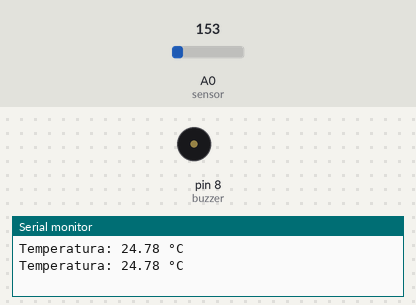
The sketch below on a simulated Arduino Uno, built with avr-gcc and run on an emulated ATmega328P. Shown: buzzer (waves = sounding), the last lines printed to the serial monitor. Inputs (shaded band) come from the test bench; at power-on: A0 (sensor) = 153.

Above: at 1.8 s.
1.9 s: A0 (sensor) set to 173
At 3.2 s:
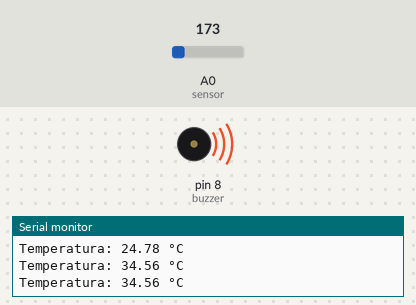
3.5 s: A0 (sensor) set to 165
Timing chart, 0 to 6.5 s (numbered marks = the images above; inputs shaded):
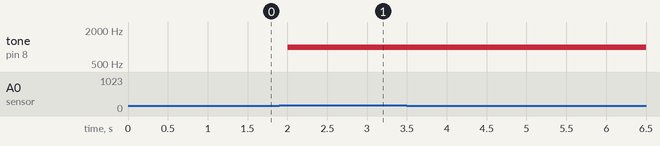

The sketch:

tmp36.ino
```cpp
int sensor = A0;     // sensor TMP36
int buzzer = 8;      // buzzer conectado al pin 8

float temperatura;
int limite = 30;     // temperatura límite en °C

void setup() {

  Serial.begin(9600);
  pinMode(buzzer, OUTPUT);

}

void loop() {

  int valor = analogRead(sensor);

  float voltaje = valor * (5.0 / 1023.0);

  // conversión para TMP36
  temperatura = (voltaje - 0.5) * 100;

  Serial.print("Temperatura: ");
  Serial.print(temperatura);
  Serial.println(" °C");

  if (temperatura > limite) {

    tone(buzzer, 1000);   // alarma

  } else {

    noTone(buzzer);       // silencio

  }

  delay(1000);
}
```

Measured:
- the behaviour switches between 163 and 164 on A0 (sensor) (found by bisection; images 0 and 1)
- after the input at 1.9 s, tone on pin 8 (buzzer): silent → 1000 Hz after 0.10 s
